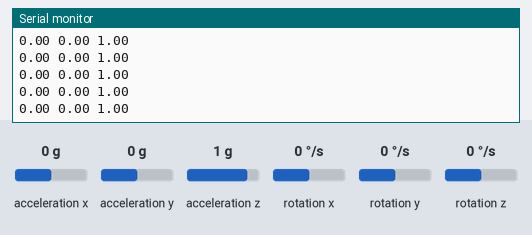
The sketch below on a simulated Arduino Uno, built with avr-gcc and run on an emulated ATmega328P. On the bench: the last lines printed to the serial monitor. Wiring (inferred from the names in the program): MPU-6050 motion sensor at I2C address 0x68. The test bench sets the inputs (shaded band); at power-on: acceleration x 0 g, acceleration y 0 g, acceleration z 1 g, rotation x 0 °/s, rotation y 0 °/s, rotation z 0 °/s.

Above: at 1.2 s.
1.3 s: acceleration x set to -1.4 g
At 2.2 s:
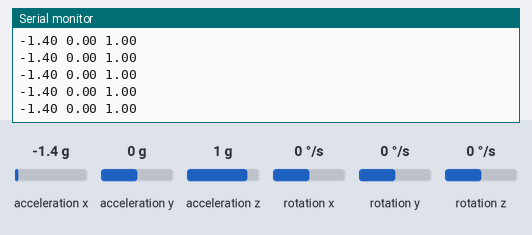
4.3 s: acceleration y set to -1.4 g
At 4.8 s:
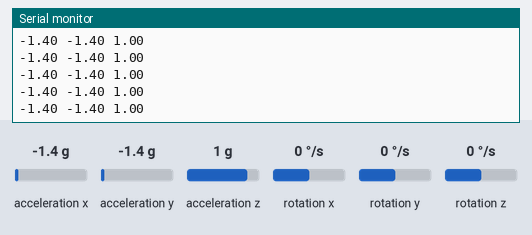
7.3 s: acceleration z set to -1.4 g
At 7.8 s:
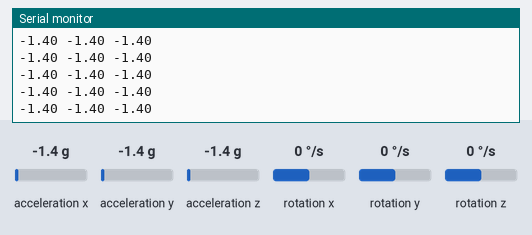

The sketch:

eletronica_embarcada.ino
```cpp
#include "imu.hpp"

struct IMU imu;

void setup() {

  Serial.begin(9600);

  init_imu();

}

void loop() {

  start_imu();

  get_imu_data();

  Serial.print(imu.accelx / 2048);
  Serial.print(" ");

  Serial.print(imu.accely / 2048);
  Serial.print(" ");

  Serial.print(imu.accelz / 2048);
  Serial.print(" ");

  Serial.print("\n");
}
```

imu.cpp
```cpp
#include "imu.hpp"

void init_imu(){

  // Inicializa o MPU-6050
  Wire.begin();
  Wire.beginTransmission(MPU);
  Wire.write(0x6B);
  Wire.write(0);
  Wire.endTransmission(true);

  // Configura Giroscópio para fundo de escala desejado
  /*
    Wire.write(0b00000000); // fundo de escala em +/-250°/s
    Wire.write(0b00001000); // fundo de escala em +/-500°/s
    Wire.write(0b00010000); // fundo de escala em +/-1000°/s
    Wire.write(0b00011000); // fundo de escala em +/-2000°/s
  */
  Wire.beginTransmission(MPU);
  Wire.write(0x1B);
  Wire.write(0b00001000);  // Trocar esse comando para fundo de escala desejado conforme acima
  Wire.endTransmission();

  // Configura Acelerometro para fundo de escala desejado
  /*
      Wire.write(0b00000000); // fundo de escala em +/-2g
      Wire.write(0b00001000); // fundo de escala em +/-4g
      Wire.write(0b00010000); // fundo de escala em +/-8g
      Wire.write(0b00011000); // fundo de escala em +/-16g
  */
  Wire.beginTransmission(MPU);
  Wire.write(0x1C);
  Wire.write(0b00011000);  // Trocar esse comando para fundo de escala desejado conforme acima
  Wire.endTransmission();
}

void start_imu(){

  Wire.beginTransmission(MPU);
  Wire.write(0x3B);
  Wire.endTransmission(false);
  Wire.requestFrom(MPU, 14, true); // Solicita os dados ao sensor

}

void get_imu_data(){

  imu.accelx = Wire.read() << 8 | Wire.read(); //0x3B (ACCEL_XOUT_H) & 0x3C (ACCEL_XOUT_L)
  imu.accely = Wire.read() << 8 | Wire.read(); //0x3D (ACCEL_YOUT_H) & 0x3E (ACCEL_YOUT_L)
  imu.accelz = Wire.read() << 8 | Wire.read(); //0x3F (ACCEL_ZOUT_H) & 0x40 (ACCEL_ZOUT_L)
  imu.temp = Wire.read() << 8 | Wire.read(); //0x41 (TEMP_OUT_H) & 0x42 (TEMP_OUT_L)
  imu.gyrx = Wire.read() << 8 | Wire.read(); //0x43 (GYRO_XOUT_H) & 0x44 (GYRO_XOUT_L)
  imu.gyry = Wire.read() << 8 | Wire.read(); //0x45 (GYRO_YOUT_H) & 0x46 (GYRO_YOUT_L)
  imu.gyrz = Wire.read() << 8 | Wire.read(); //0x47 (GYRO_ZOUT_H) & 0x48 (GYRO_ZOUT_L)

}
```

imu.hpp
```cpp
#ifndef IMU_HPP
#define IMU_HPP

#include<Wire.h>

// Endereco I2C do sensor MPU-6050
const int MPU = 0x68;


struct IMU{

  float accelx;
  float accely;
  float accelz;
  float gyrx;
  float gyry;
  float gyrz;
  float temp;
};

extern struct IMU imu;

void init_imu();

void start_imu();

void calibrate_imu();

void get_imu_data();

#endif
```

Measured:
- after the input at 1.3 s, the serial monitor: prints a new line after 0.07 s (image 1)
- after the input at 4.3 s, the serial monitor: prints a new line after 0.07 s (image 2)
- after the input at 7.3 s, the serial monitor: prints a new line after 0.07 s (image 3)
